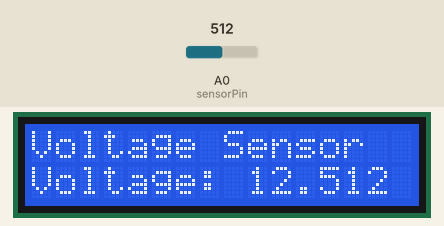
A sketch run on a simulated Arduino Uno, built with avr-gcc and run on an emulated ATmega328P. Parts: 16×2 character LCD. The inputs (shaded band) are chosen by the test bench; at power-on: A0 (sensorPin) = 512.

Above: at 2.7 s.
2.8 s: A0 (sensorPin) set to 716
At 4.4 s:
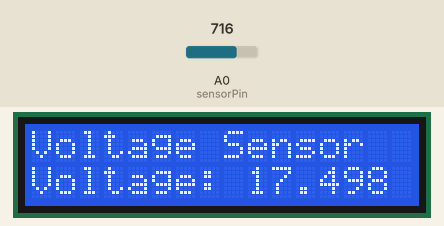
4.7 s: A0 (sensorPin) set to 900
At 5.7 s:
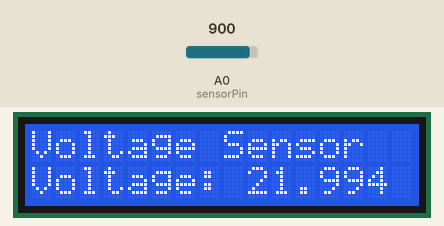
6.3 s: A0 (sensorPin) set to 1023
At 6.9 s:
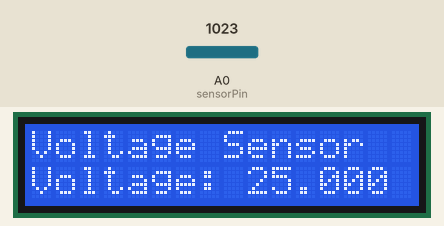
Timing chart, 0 to 9.3 s (numbered marks = the images above; inputs shaded):
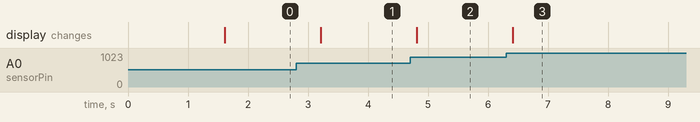

Measured:
- after the input at 2.8 s, the display: changes after 0.41 s (image 1)
- after the input at 4.7 s, the display: changes after 0.11 s (image 2)
- after the input at 6.3 s, the display: changes after 0.11 s (image 3)

The sketch:

Aura_Charge_VoltMeter_Code.ino
```cpp
#include <Wire.h>
#include <LiquidCrystal_I2C.h>

LiquidCrystal_I2C lcd(0x27, 16, 2);

int sensorPin = A0;

float maxInputVoltage = 25.0;
float analogMax = 1023.0;

void setup() {
  lcd.init();
  lcd.backlight();

  lcd.setCursor(0, 0);
  lcd.print("Voltage Sensor");
  delay(1500);
}

void loop() {
  int sensorValue = analogRead(sensorPin);

  float voltage = (sensorValue / analogMax) * maxInputVoltage;

  lcd.clear();
  lcd.setCursor(0, 0);
  lcd.print("Voltage Sensor");

  lcd.setCursor(0, 1);
  lcd.print("Voltage: ");
  lcd.print(voltage, 3);
  lcd.print(" V");

  delay(500);
}
```
